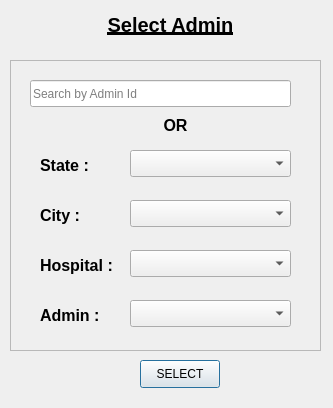
<?xml version="1.0" encoding="UTF-8"?>
<ui version="4.0">
 <class>selectAdmin</class>
 <widget class="QDialog" name="selectAdmin">
  <property name="geometry">
   <rect>
    <x>0</x>
    <y>0</y>
    <width>333</width>
    <height>408</height>
   </rect>
  </property>
  <property name="windowTitle">
   <string/>
  </property>
  <widget class="QLabel" name="title">
   <property name="geometry">
    <rect>
     <x>40</x>
     <y>0</y>
     <width>261</width>
     <height>51</height>
    </rect>
   </property>
   <property name="text">
    <string>&lt;html&gt;&lt;head/&gt;&lt;body&gt;&lt;p align=&quot;center&quot;&gt;&lt;span style=&quot; font-size:15pt; font-weight:600; text-decoration: underline;&quot;&gt;Select Admin&lt;/span&gt;&lt;/p&gt;&lt;/body&gt;&lt;/html&gt;</string>
   </property>
  </widget>
  <widget class="QFrame" name="frame">
   <property name="geometry">
    <rect>
     <x>10</x>
     <y>60</y>
     <width>311</width>
     <height>291</height>
    </rect>
   </property>
   <property name="frameShape">
    <enum>QFrame::StyledPanel</enum>
   </property>
   <property name="frameShadow">
    <enum>QFrame::Raised</enum>
   </property>
   <widget class="QComboBox" name="cityComboBox">
    <property name="geometry">
     <rect>
      <x>120</x>
      <y>140</y>
      <width>161</width>
      <height>27</height>
     </rect>
    </property>
   </widget>
   <widget class="QComboBox" name="hospitalComboBox">
    <property name="geometry">
     <rect>
      <x>120</x>
      <y>190</y>
      <width>161</width>
      <height>27</height>
     </rect>
    </property>
   </widget>
   <widget class="QComboBox" name="stateComboBox">
    <property name="geometry">
     <rect>
      <x>120</x>
      <y>90</y>
      <width>161</width>
      <height>27</height>
     </rect>
    </property>
   </widget>
   <widget class="QLabel" name="cityLabel">
    <property name="geometry">
     <rect>
      <x>30</x>
      <y>140</y>
      <width>111</width>
      <height>31</height>
     </rect>
    </property>
    <property name="text">
     <string>&lt;html&gt;&lt;head/&gt;&lt;body&gt;&lt;p&gt;&lt;span style=&quot; font-size:12pt; font-weight:600;&quot;&gt;City : &lt;/span&gt;&lt;/p&gt;&lt;/body&gt;&lt;/html&gt;</string>
    </property>
   </widget>
   <widget class="QLabel" name="hospitalLabel">
    <property name="geometry">
     <rect>
      <x>30</x>
      <y>190</y>
      <width>111</width>
      <height>31</height>
     </rect>
    </property>
    <property name="text">
     <string>&lt;html&gt;&lt;head/&gt;&lt;body&gt;&lt;p&gt;&lt;span style=&quot; font-size:12pt; font-weight:600;&quot;&gt;Hospital : &lt;/span&gt;&lt;/p&gt;&lt;/body&gt;&lt;/html&gt;</string>
    </property>
   </widget>
   <widget class="QLabel" name="stateLabel">
    <property name="geometry">
     <rect>
      <x>30</x>
      <y>90</y>
      <width>111</width>
      <height>31</height>
     </rect>
    </property>
    <property name="text">
     <string>&lt;html&gt;&lt;head/&gt;&lt;body&gt;&lt;p&gt;&lt;span style=&quot; font-size:12pt; font-weight:600;&quot;&gt;State : &lt;/span&gt;&lt;/p&gt;&lt;/body&gt;&lt;/html&gt;</string>
    </property>
   </widget>
   <widget class="QLabel" name="adminLabel">
    <property name="geometry">
     <rect>
      <x>30</x>
      <y>240</y>
      <width>111</width>
      <height>31</height>
     </rect>
    </property>
    <property name="text">
     <string>&lt;html&gt;&lt;head/&gt;&lt;body&gt;&lt;p&gt;&lt;span style=&quot; font-size:12pt; font-weight:600;&quot;&gt;Admin :&lt;/span&gt;&lt;/p&gt;&lt;/body&gt;&lt;/html&gt;</string>
    </property>
   </widget>
   <widget class="QComboBox" name="adminComboBox">
    <property name="geometry">
     <rect>
      <x>120</x>
      <y>240</y>
      <width>161</width>
      <height>27</height>
     </rect>
    </property>
   </widget>
   <widget class="QLabel" name="ORLabel">
    <property name="geometry">
     <rect>
      <x>110</x>
      <y>50</y>
      <width>111</width>
      <height>31</height>
     </rect>
    </property>
    <property name="text">
     <string>&lt;html&gt;&lt;head/&gt;&lt;body&gt;&lt;p&gt;&lt;span style=&quot; font-size:12pt; font-weight:600;&quot;&gt;OR&lt;/span&gt;&lt;/p&gt;&lt;/body&gt;&lt;/html&gt;</string>
    </property>
    <property name="alignment">
     <set>Qt::AlignCenter</set>
    </property>
   </widget>
   <widget class="QLineEdit" name="searchByID">
    <property name="geometry">
     <rect>
      <x>20</x>
      <y>20</y>
      <width>261</width>
      <height>27</height>
     </rect>
    </property>
    <property name="placeholderText">
     <string>Search by Admin Id</string>
    </property>
   </widget>
  </widget>
  <widget class="QPushButton" name="selectButton">
   <property name="geometry">
    <rect>
     <x>140</x>
     <y>360</y>
     <width>80</width>
     <height>28</height>
    </rect>
   </property>
   <property name="text">
    <string>SELECT</string>
   </property>
  </widget>
 </widget>
 <resources/>
 <connections/>
</ui>
